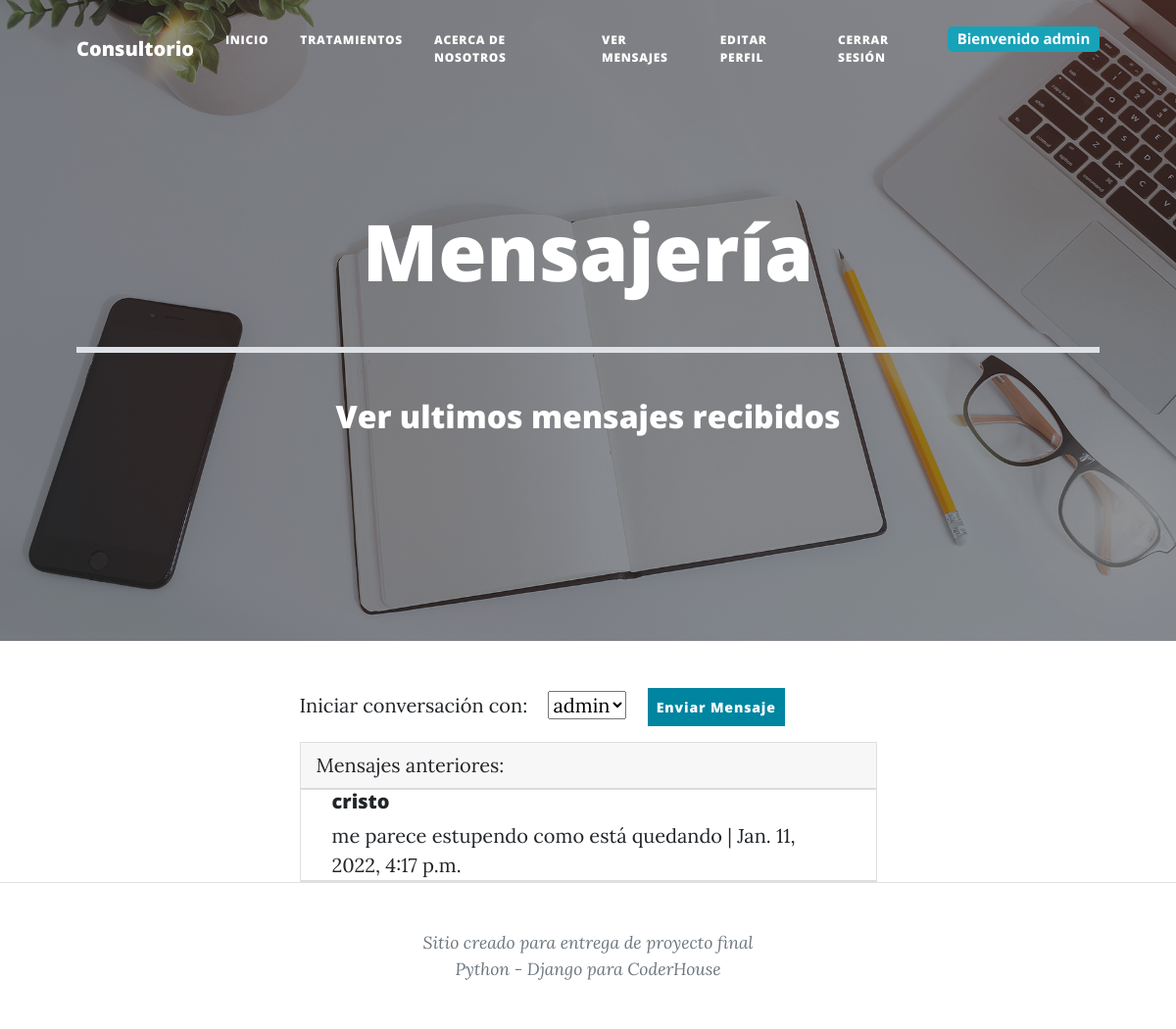
The app's page /messages/ (signed in), older data.
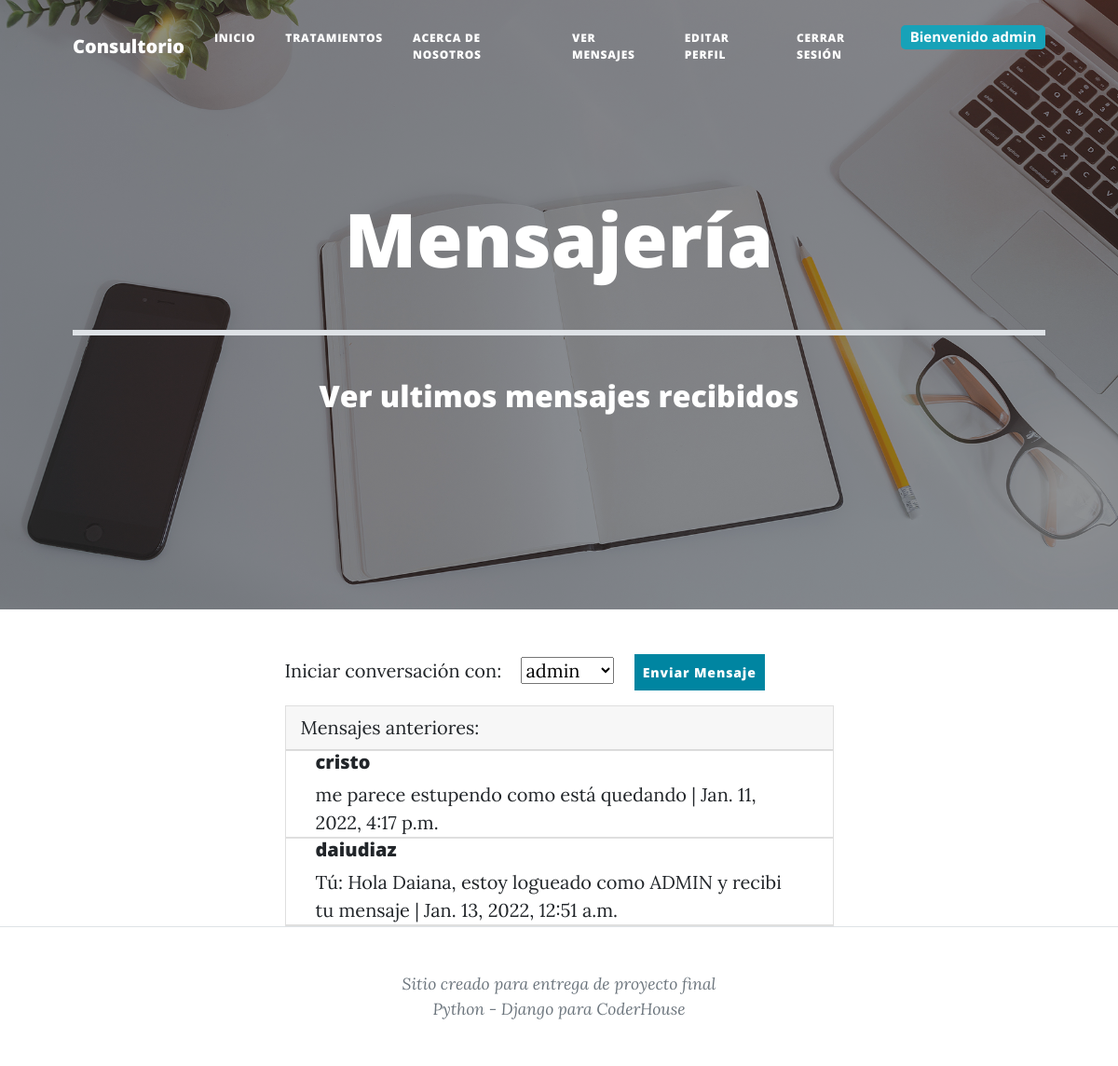
The same page, newer data.
### mensajes/models.py (models this page shows)
class ModelBase(models.Model):
    id = models.UUIDField(default = uuid.uuid4, primary_key=True, db_index=True, editable=False),
    tiempo = models.DateTimeField(auto_now_add=True)
    actualizar = models.DateField(auto_now=True)
    class Meta:
        abstract = True

class CanalUsuario(ModelBase):
    canal = models.ForeignKey("Canal", null=True, on_delete=models.SET_NULL)
    usuario = models.ForeignKey(User, on_delete=models.CASCADE)

class CanalMensaje(ModelBase):
    canal = models.ForeignKey("Canal", on_delete=models.CASCADE)
    usuario = models.ForeignKey(User, on_delete=models.CASCADE)
    texto = models.TextField()

### mensajes/views.py (the view)
# urls.py: path('', views.inicio, name='Accounts'),
@login_required
def inicio(request):
    inbox = Canal.objects.filter(canalusuario__usuario__in=[request.user.id])
    usuarios = apps.get_model('auth', model_name='User').objects.all()
    context = {
        "inbox": inbox,
        "usuarios": usuarios
    }
    return render(request, 'mensajes/inicio.html', context)

### mensajes/models.py (called while the page is built)
    def get_queryset(self, *args, **kwargs):
        return CanalQuerySet(self.model, using=self._db)

### mensajes/templates/mensajes/inicio.html (shortened to what this page needs)
{% extends "paginas/padre.html" %}
{% block titulo %}
    <h1 class="mb-1">Mensajería</h1>
    <br>
    <hr size="8px" color="black" />
    <br>
    <h2>Ver ultimos mensajes recibidos</h2>
{% endblock %}
{% block contenido %}
    <div class="form-group">
        <label for="idUsuarios">Iniciar conversación con:</label>
        <select id="selectUsername" class="custom-select mx-3" id="idUsuarios">
            {% for usuario in usuarios %}
                <option>{{usuario.username}}</option>
            {% endfor %}
        </select>
        <button class="btn btn-primary p-2" id="botonEnviarMensaje">Enviar Mensaje</button>
    </div>
    <div class="card mt-3">
        <div class="card-header">
            Mensajes anteriores:
        </div>
        <ul class="list-group list-group-flush">
    {% for mensaje in inbox %}
                {% for second_user in mensaje.canalusuario_set.all %}
                    <li class="list-group-item py-0">
                        <div class="card-body py-0">
                            {% if second_user.usuario == request.user %}
                            {% else %}
                                <a href="{% url 'DetailMsg' second_user.usuario %}">
                                    <h5 class="card-title">{{second_user.usuario}}</h5>
                                    {% if mensaje.canalmensaje_set.count != 0 %}
                                        {% with ultimo_mensaje=mensaje.canalmensaje_set.last %}
                                            <p class="card-text m-0">
                                                {% if ultimo_mensaje.usuario == request.user %}
                                                    Tú:
                                                {% endif %}
                                                {{ultimo_mensaje.texto}} | {{ultimo_mensaje.tiempo}}
                                            </p>
                                        {% endwith %}
                                    {% else %}
                                        <p>No hay mensajes</p>
                                    {% endif %}
                                </a>
                            {% endif %}
                        </div>
                    </li>
                {% endfor %}
                {% empty %}
                <h2>No tienes mensajes</h2>
                {% endfor %}
            </ul>
        </div>
{% endblock %}

### paginas/templates/paginas/padre.html (shortened to what this page needs)
<!DOCTYPE html>
<html lang="en">
    <head>
        {% load static %}
        <link href="{% static 'paginas/css/styles.css' %}" rel="stylesheet" />
    </head>
    <body>
        <nav class="navbar navbar-expand-lg navbar-light" id="mainNav">
            <div class="container px-4 px-lg-5">
                <a class="navbar-brand" href="{% url 'Inicio' %}">Consultorio</a>
                <div class="collapse navbar-collapse" id="navbarResponsive">
                    <ul class="navbar-nav ms-auto py-4 py-lg-0">
                        <li class="nav-item"><a class="nav-link px-lg-3 py-3 py-lg-4" href="{% url 'Inicio' %}">Inicio</a></li>
                        <li class="nav-item"><a class="nav-link px-lg-3 py-3 py-lg-4" href="{% url 'listaTratamientos' %}">Tratamientos</a></li>
                        <li class="nav-item"><a class="nav-link px-lg-3 py-3 py-lg-4" href="{% url 'About' %}">Acerca de nosotros</a></li>
                        {% if user.is_authenticated %}
                            <li class="nav-item"><a class="nav-link px-lg-3 py-3 py-lg-4" href="{% url 'Messages' %}">Ver Mensajes</a></li>
                            <li class="nav-item"><a class="nav-link px-lg-3 py-3 py-lg-4" href="{% url 'EditarPerfil' %}">Editar Perfil</a></li>
                            <li class="nav-item"><a class="nav-link px-lg-3 py-3 py-lg-4" href="{% url 'Logout' %}">Cerrar sesión</a></li>
                            <li class="nav-item"><span class="badge" style="margin-top:19px;">Bienvenido {{user.username}}</span></li>
                        {% else %}
                            <li class="nav-item"><a class="nav-link px-lg-3 py-3 py-lg-4" href="{% url 'Login' %}">Iniciar sesión</a></li>
                        {% endif %}
                    </ul>
                </div>
            </div>
        </nav>
        <header class="masthead">
            <div class="container position-relative px-4 px-lg-5">
                <div class="row gx-4 gx-lg-5 justify-content-center">
                    <div class="col-md-30 col-lg-30 col-xl-30">
                        <div class="site-heading">
                            <h1>{% block titulo %} {% endblock %}</h1>
                        </div>
                    </div>
                </div>
            </div>
        </header>
        <div class="container px-4 px-lg-5">
            <div class="row gx-4 gx-lg-5 justify-content-center">
                <div class="col-md-10 col-lg-8 col-xl-7">
                    {% block contenido %}
                    {% endblock %}
                </div>
            </div>
        </div>
        <footer class="border-top">
            <div class="container px-4 px-lg-5">
                <div class="row gx-4 gx-lg-5 justify-content-center">
                    <div class="col-md-10 col-lg-8 col-xl-7">
                        <div class="small text-center text-muted fst-italic">Sitio creado para entrega de proyecto final <br>Python - Django para CoderHouse</div>
                    </div>
                </div>
            </div>
        </footer>
    </body>
</html>

Row changes from the older to the newer data that the page shows:
added CanalUsuario: usuario "daiudiaz", shows "Tú:"
added CanalMensaje: texto "Hola Daiana, estoy logueado como ADMIN y recibi tu mensaje", tiempo "Jan. 13, 2022, 12:51 a.m."
